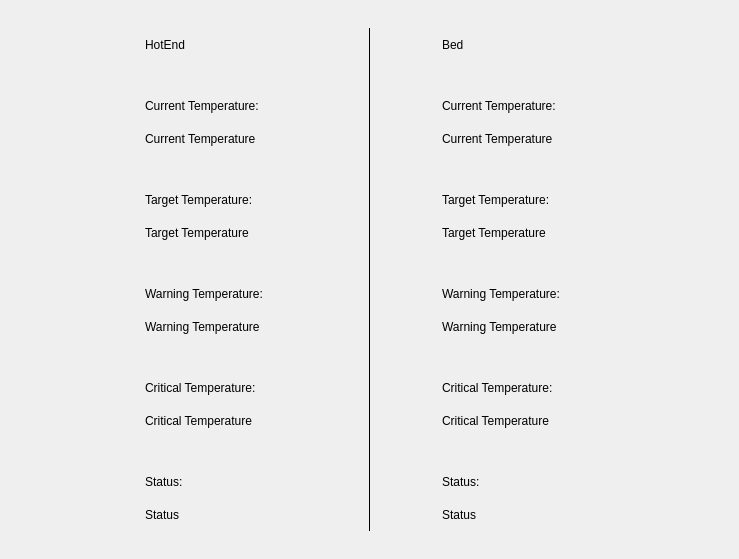
<?xml version="1.0" encoding="UTF-8"?>
<ui version="4.0">
 <class>InfoHeatingScreen</class>
 <widget class="QWidget" name="InfoHeatingScreen">
  <property name="geometry">
   <rect>
    <x>0</x>
    <y>0</y>
    <width>739</width>
    <height>559</height>
   </rect>
  </property>
  <property name="windowTitle">
   <string>Form</string>
  </property>
  <widget class="QLabel" name="hotEndLabel">
   <property name="geometry">
    <rect>
     <x>145</x>
     <y>28</y>
     <width>152</width>
     <height>33</height>
    </rect>
   </property>
   <property name="styleSheet">
    <string notr="true">QLabel{

	color: #000000;
}</string>
   </property>
   <property name="text">
    <string>HotEnd</string>
   </property>
  </widget>
  <widget class="QLabel" name="hotEndCurrentTemperatureLabel">
   <property name="geometry">
    <rect>
     <x>145</x>
     <y>89</y>
     <width>152</width>
     <height>33</height>
    </rect>
   </property>
   <property name="styleSheet">
    <string notr="true">QLabel{

	color: #000000;
}</string>
   </property>
   <property name="text">
    <string>Current Temperature:</string>
   </property>
  </widget>
  <widget class="QLabel" name="hotEndCurrentTemperatureValueLabel">
   <property name="geometry">
    <rect>
     <x>145</x>
     <y>122</y>
     <width>152</width>
     <height>33</height>
    </rect>
   </property>
   <property name="styleSheet">
    <string notr="true">QLabel{

	color: #000000;
}</string>
   </property>
   <property name="text">
    <string>Current Temperature</string>
   </property>
  </widget>
  <widget class="QLabel" name="hotEndTargetTemperatureLabel">
   <property name="geometry">
    <rect>
     <x>145</x>
     <y>183</y>
     <width>152</width>
     <height>33</height>
    </rect>
   </property>
   <property name="styleSheet">
    <string notr="true">QLabel{

	color: #000000;
}</string>
   </property>
   <property name="text">
    <string>Target Temperature:</string>
   </property>
  </widget>
  <widget class="QLabel" name="hotEndTargetTemperatureValueLabel">
   <property name="geometry">
    <rect>
     <x>145</x>
     <y>216</y>
     <width>152</width>
     <height>33</height>
    </rect>
   </property>
   <property name="styleSheet">
    <string notr="true">QLabel{

	color: #000000;
}</string>
   </property>
   <property name="text">
    <string>Target Temperature</string>
   </property>
  </widget>
  <widget class="QLabel" name="hotEndWarningTemperatureLabel">
   <property name="geometry">
    <rect>
     <x>145</x>
     <y>277</y>
     <width>152</width>
     <height>33</height>
    </rect>
   </property>
   <property name="styleSheet">
    <string notr="true">QLabel{

	color: #000000;
}</string>
   </property>
   <property name="text">
    <string>Warning Temperature:</string>
   </property>
  </widget>
  <widget class="QLabel" name="hotEndWarningTemperatureValueLabel">
   <property name="geometry">
    <rect>
     <x>145</x>
     <y>310</y>
     <width>152</width>
     <height>33</height>
    </rect>
   </property>
   <property name="styleSheet">
    <string notr="true">QLabel{

	color: #000000;
}</string>
   </property>
   <property name="text">
    <string>Warning Temperature</string>
   </property>
  </widget>
  <widget class="QLabel" name="hotEndCriticalTemperatureLabel">
   <property name="geometry">
    <rect>
     <x>145</x>
     <y>371</y>
     <width>152</width>
     <height>33</height>
    </rect>
   </property>
   <property name="styleSheet">
    <string notr="true">QLabel{

	color: #000000;
}</string>
   </property>
   <property name="text">
    <string>Critical Temperature:</string>
   </property>
  </widget>
  <widget class="QLabel" name="hotEndCriticalTemperatureValueLabel">
   <property name="geometry">
    <rect>
     <x>145</x>
     <y>404</y>
     <width>152</width>
     <height>33</height>
    </rect>
   </property>
   <property name="styleSheet">
    <string notr="true">QLabel{

	color: #000000;
}</string>
   </property>
   <property name="text">
    <string>Critical Temperature</string>
   </property>
  </widget>
  <widget class="QLabel" name="hotEndStatusLabel">
   <property name="geometry">
    <rect>
     <x>145</x>
     <y>465</y>
     <width>152</width>
     <height>33</height>
    </rect>
   </property>
   <property name="styleSheet">
    <string notr="true">QLabel{

	color: #000000;
}</string>
   </property>
   <property name="text">
    <string>Status:</string>
   </property>
  </widget>
  <widget class="QLabel" name="hotEndStatusValueLabel">
   <property name="geometry">
    <rect>
     <x>145</x>
     <y>498</y>
     <width>152</width>
     <height>33</height>
    </rect>
   </property>
   <property name="styleSheet">
    <string notr="true">QLabel{

	color: #000000;
}</string>
   </property>
   <property name="text">
    <string>Status</string>
   </property>
  </widget>
  <widget class="QLabel" name="bedLabel">
   <property name="geometry">
    <rect>
     <x>442</x>
     <y>28</y>
     <width>152</width>
     <height>33</height>
    </rect>
   </property>
   <property name="styleSheet">
    <string notr="true">QLabel{

	color: #000000;
}</string>
   </property>
   <property name="text">
    <string>Bed</string>
   </property>
  </widget>
  <widget class="QLabel" name="bedCurrentTemperatureLabel">
   <property name="geometry">
    <rect>
     <x>442</x>
     <y>89</y>
     <width>152</width>
     <height>33</height>
    </rect>
   </property>
   <property name="styleSheet">
    <string notr="true">QLabel{

	color: #000000;
}</string>
   </property>
   <property name="text">
    <string>Current Temperature:</string>
   </property>
  </widget>
  <widget class="QLabel" name="bedTargetTemperatureLabel">
   <property name="geometry">
    <rect>
     <x>442</x>
     <y>183</y>
     <width>152</width>
     <height>33</height>
    </rect>
   </property>
   <property name="styleSheet">
    <string notr="true">QLabel{

	color: #000000;
}</string>
   </property>
   <property name="text">
    <string>Target Temperature:</string>
   </property>
  </widget>
  <widget class="QLabel" name="bedStatusLabel">
   <property name="geometry">
    <rect>
     <x>442</x>
     <y>465</y>
     <width>152</width>
     <height>33</height>
    </rect>
   </property>
   <property name="styleSheet">
    <string notr="true">QLabel{

	color: #000000;
}</string>
   </property>
   <property name="text">
    <string>Status:</string>
   </property>
  </widget>
  <widget class="QLabel" name="bedStatusValueLabel">
   <property name="geometry">
    <rect>
     <x>442</x>
     <y>498</y>
     <width>152</width>
     <height>33</height>
    </rect>
   </property>
   <property name="styleSheet">
    <string notr="true">QLabel{

	color: #000000;
}</string>
   </property>
   <property name="text">
    <string>Status</string>
   </property>
  </widget>
  <widget class="QLabel" name="bedCurrentTemperatureValueLabel">
   <property name="geometry">
    <rect>
     <x>442</x>
     <y>122</y>
     <width>152</width>
     <height>33</height>
    </rect>
   </property>
   <property name="styleSheet">
    <string notr="true">QLabel{

	color: #000000;
}</string>
   </property>
   <property name="text">
    <string>Current Temperature</string>
   </property>
  </widget>
  <widget class="QLabel" name="bedWarningTemperatureValueLabel">
   <property name="geometry">
    <rect>
     <x>442</x>
     <y>310</y>
     <width>152</width>
     <height>33</height>
    </rect>
   </property>
   <property name="styleSheet">
    <string notr="true">QLabel{

	color: #000000;
}</string>
   </property>
   <property name="text">
    <string>Warning Temperature</string>
   </property>
  </widget>
  <widget class="QLabel" name="bedTargetTemperatureValueLabel">
   <property name="geometry">
    <rect>
     <x>442</x>
     <y>216</y>
     <width>152</width>
     <height>33</height>
    </rect>
   </property>
   <property name="styleSheet">
    <string notr="true">QLabel{

	color: #000000;
}</string>
   </property>
   <property name="text">
    <string>Target Temperature</string>
   </property>
  </widget>
  <widget class="QLabel" name="bedCriticalTemperatureLabel">
   <property name="geometry">
    <rect>
     <x>442</x>
     <y>371</y>
     <width>152</width>
     <height>33</height>
    </rect>
   </property>
   <property name="styleSheet">
    <string notr="true">QLabel{

	color: #000000;
}</string>
   </property>
   <property name="text">
    <string>Critical Temperature:</string>
   </property>
  </widget>
  <widget class="QLabel" name="bedWarningTemperatureLabel">
   <property name="geometry">
    <rect>
     <x>442</x>
     <y>277</y>
     <width>152</width>
     <height>33</height>
    </rect>
   </property>
   <property name="styleSheet">
    <string notr="true">QLabel{

	color: #000000;
}</string>
   </property>
   <property name="text">
    <string>Warning Temperature:</string>
   </property>
  </widget>
  <widget class="QLabel" name="bedCriticalTemperatureValueLabel">
   <property name="geometry">
    <rect>
     <x>442</x>
     <y>404</y>
     <width>152</width>
     <height>33</height>
    </rect>
   </property>
   <property name="styleSheet">
    <string notr="true">QLabel{

	color: #000000;
}</string>
   </property>
   <property name="text">
    <string>Critical Temperature</string>
   </property>
  </widget>
  <widget class="Line" name="verticalLine1">
   <property name="geometry">
    <rect>
     <x>369</x>
     <y>28</y>
     <width>1</width>
     <height>503</height>
    </rect>
   </property>
   <property name="styleSheet">
    <string notr="true">background-color: #000000</string>
   </property>
   <property name="orientation">
    <enum>Qt::Vertical</enum>
   </property>
  </widget>
 </widget>
 <resources/>
 <connections/>
</ui>
